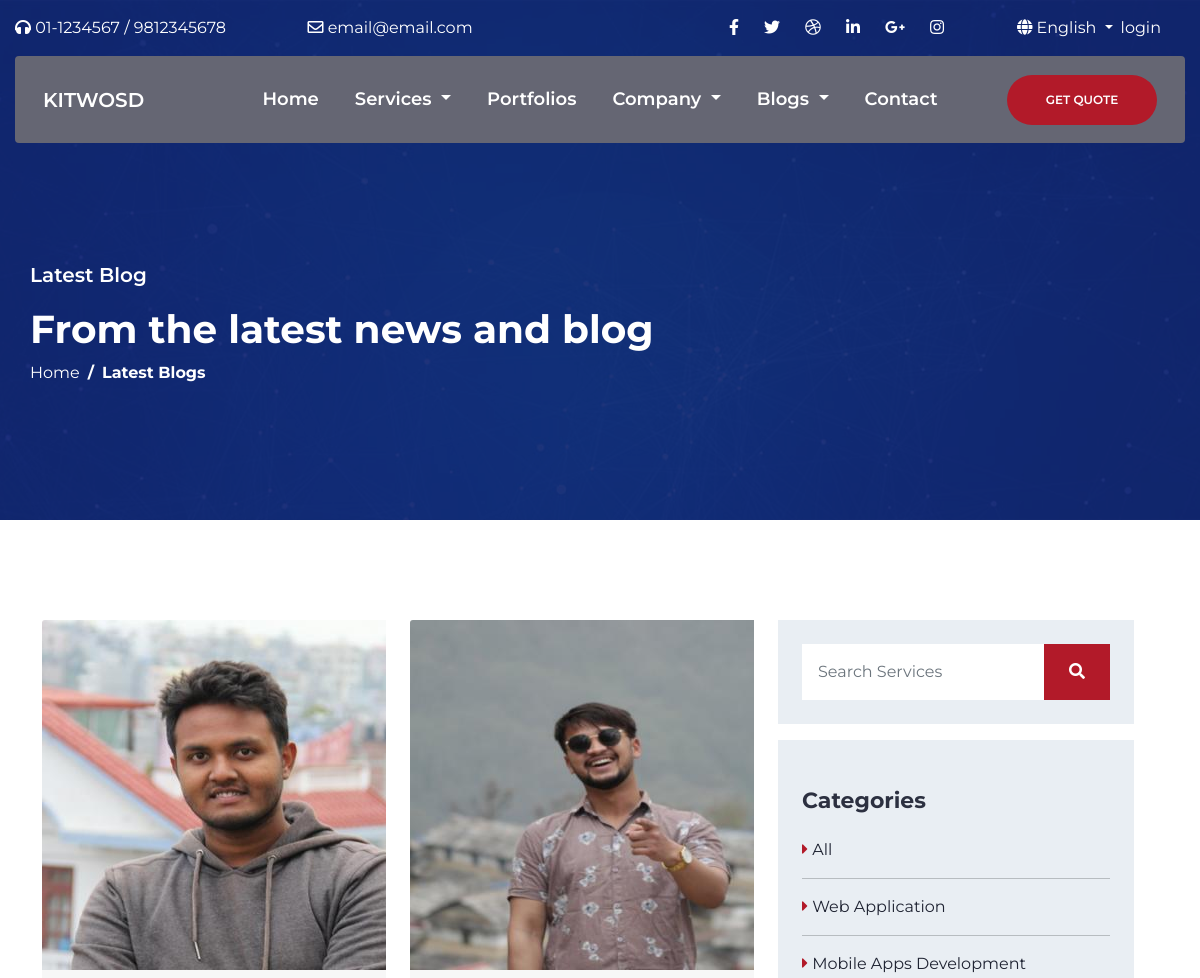
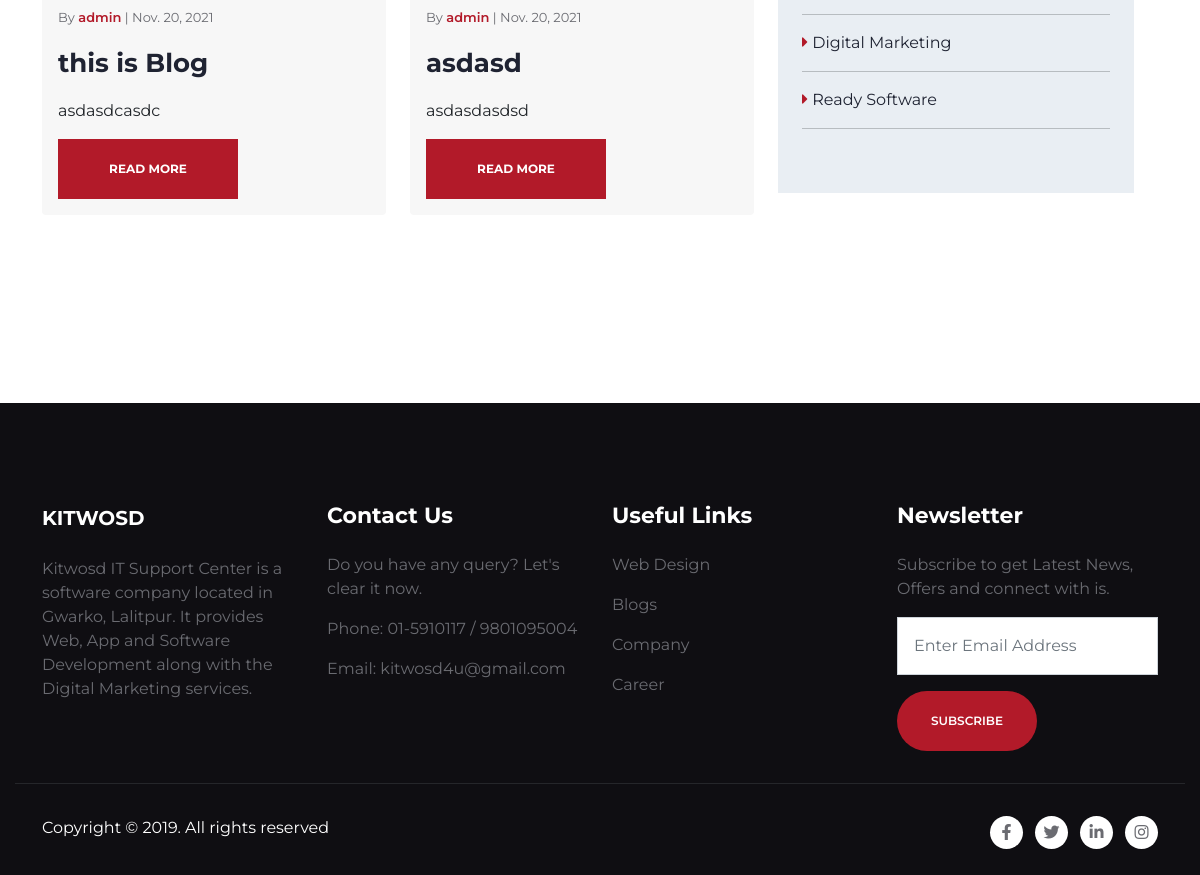
Screenshot of /blog/ with the database file from the repository (2 pictures, top to bottom).
### app/models.py (models this page shows, shortened)
class Blog(models.Model):
    title = models.CharField(max_length=250)
    blog_slug = models.SlugField(max_length=250, blank=True)
    image = models.ImageField(null=True, blank=True,upload_to='media/blogs/' ,default="default.jpg")
    created_by= models.ForeignKey(User, on_delete= models.CASCADE)
    published_date = models.DateField(auto_now_add=True)
    description = RichTextField(blank=True, null=True)
    vote = models.IntegerField()

class Category(models.Model):
    name= models.CharField(max_length=100)
    created = models.DateTimeField(auto_now_add=True)
    category_slug = models.SlugField(max_length=50, blank=True)
    description = models.CharField(max_length=250, blank=True)
    image = models.ImageField(null=True, blank=True,upload_to='category/' ,default="default.jpg")
    def get_url(self):
        return reverse('project_by_category', args=[self.category_slug])

### app/views.py (the view)
# urls.py: path('blog/', views.blog, name='blog'),
def blog(request):
    blog = Blog.objects.all()
    paginator = Paginator(blog,3)
    page = request.GET.get('page')
    paged_project = paginator.get_page(page)
    context={
        'blogs':paged_project
    }
    return render(request, 'kitwosd/blogs.html',context)

### app/context_processors.py (called while the page is built)
def menu_links(request):
    links = Category.objects.all()
    return dict(links=links)

### templates/kitwosd/blogs.html (shortened to what this page needs)
{% extends 'base.html' %}
{% load static %}
{% block content %}
    <section class="hero_2">
        <div class="container">
            <div class="hero-content">
                <p class="custom-fs-20 custom-fw-600 mb-3">Latest Blog</p>
                <h1 class="custom-fs-39 custom-fw-700">From the latest news and blog</h1>
                <nav aria-label="breadcrumb">
                    <ol class="breadcrumb">
                        <li class="breadcrumb-item"><a href="{% url 'home' %}">Home</a></li>
                        <li class="breadcrumb-item">Latest Blogs</li>
                    </ol>
                </nav>
            </div>
        </div>
    </section>
    <section>
        <div class="container">
            <div class="row">
                <div class="col-lg-8 mb-3 row">
                {% for blog in blogs %}
                    <div class="col-md-6 mb-4">
                        <div class="card blog-card">
                            <div class="img-wrap">
                                <img src="{{blog.image.url}}" class="card-img-top" alt="...">
                            </div>
                            <div class="card-body">
                                <p class="custom-text-light custom-fs-13">By <span
                                        class="custom-text-primary custom-fw-600">{{blog.created_by}}</span> | <span>{{blog.published_date}}</span></p>
                                <a href="/blog/{{blog.blog_slug}}"
                                    class="card-head custom-fs-26 my-2 custom-fw-700 custom-text-black">{{blog.title}}</a>
                                <p class="custom-fs-14 custom-text-dark my-3">{{blog.description|safe|truncatechars:20}}</p>
                                <a href="/blog/{{blog.blog_slug}}" class="custom-bg-primary btn-style-1 custom-fw-700">Read
                                    More</a>
                            </div>
                        </div>
                    </div>
                {% endfor %}
                </div>
                <div class="col-lg-4">
                    <div class="custom-bg-light-gray p-4 mb-3">
                        <form action="#" class="d-flex ">
                            <input type="search" name="search_services" placeholder="Search Services"
                                class="form-control rounded-0 border-0 p-3">
                            <button class="btn custom-bg-primary rounded-0 text-white px-4">
                                <i class="fas fa-search"></i>
                            </button>
                        </form>
                    </div>
                    <div class="custom-bg-light-gray px-4 py-5 my-3">
                        <h5 class="custom-fs-22 custom-text-dark custom-fw-700 mb-4">Categories</h5>
                        <ul class="ps-0">
                            <li class="mb-2"><a href="{% url 'portfolio' %}" class="custom-text-black "><i
                                        class="fas fa-caret-right custom-text-primary"></i> All</a>
                                <hr>
                            </li>
                            {% for category in links %}
                            <li class="mb-2"><a href="{{category.get_url}}" class="custom-text-black "><i
                                        class="fas fa-caret-right custom-text-primary"></i> {{category.name}}</a>
                                <hr>
                            </li>
                            {% endfor %}
                        </ul>
                    </div>
                </div>
            </div>
        </div>
    </section>
{% endblock content%}

### core/static/css/main.css (style rules this page uses)
:root { --custom-font-: 'Montserrat', sans-serif; --custom-primary: #B21A29; --custom-secondary: #656673; --custom-black: #1f2332; --custom-dark: #2c3040; --custom-white: #fff; --custom-gray: #837F88; --custom-light:#6a6b71; --custom-light-gray:#e9eef3; --custom-fs-8: 8px; --custom-fs-9: 9px; --custom-fs-10: 10px; --custom-fs-11: 11px; --custom-fs-12: 12px; --custom-fs-13: 13px; --custom-fs-14: 14px; --custom-fs-15: 15px; --custom-fs-16: 16px; --custom-fs-17: 17px; --custom-fs-18: 18px; --custom-fs-19: 19px; --custom-fs-20: 20px; --custom-fs-21: 21px; --custom-fs-22: 22px; --custom-fs-23: 23px; --custom-fs-24: 24px; --custom-fs-25: 25px; --custom-fs-26: 26px; --custom-fs-27: 27px; --custom-fs-28: 28px; --custom-fs-29: 29px; --custom-fs-30: 30px; --custom-fs-31: 31px; --custom-fs-32: 32px; --custom-fs-33: 33px; --custom-fs-34: 34px; --custom-fs-35: 35px; --custom-fs-36: 36px; --custom-fs-37: 37px; --custom-fs-38: 38px; --custom-fs-39: 39px; --custom-fs-47: 47.78px; --custom-fs-57: 57.33px; --custom-fw-100: 100; --custom-fw-200: 200; --custom-fw-300: 300 !important; --custom-fw-400: 400; --custom-fw-500: 500; --custom-fw-600: 600; --custom-fw-700: 700; --custom-fw-800: 800; --custom-fw-900: 900; --custom-transition: all 300ms ease-in-out; --box-shadow: 0px 1px 24px 8px rgba(20, 20, 20, 0.08); }
.custom-fs-13 { font-size: var(--custom-fs-13); }
.custom-fs-14 { font-size: var(--custom-fs-14); }
.custom-fs-20 { font-size: var(--custom-fs-20); }
.custom-fs-22 { font-size: var(--custom-fs-22); }
.custom-fs-26 { font-size: var(--custom-fs-26); }
.custom-fs-39 { font-size: var(--custom-fs-39); }
.custom-fw-600 { font-weight: var(--custom-fw-600) !important; }
.custom-fw-700 { font-weight: var(--custom-fw-700) !important; }
.custom-text-primary { color: var(--custom-primary) !important; }
.custom-text-black { color: var(--custom-black) !important; }
.custom-text-dark { color: var(--custom-dark) !important; }
.custom-text-light { color: var(--custom-light) !important; }
.custom-bg-primary { background-color: var(--custom-primary) !important; }
.custom-bg-light-gray { background-color: var(--custom-light-gray) !important; }
.btn-style-1 { min-width: 180px; height: 60px; display: -ms-grid; display: grid; place-items: center; }
.btn-style-1 { min-width: 140px; max-width: 180px !important; height: 60px; display: -ms-grid; display: grid; place-items: center; color: var(--custom-white); font-weight: 600; text-transform: uppercase; font-size: var(--custom-fs-12); -webkit-transition: var(--custom-transition); transition: var(--custom-transition); }
.blog-card { background-color: #f7f7f7; border: none; -webkit-transition: var(--custom-transition); transition: var(--custom-transition); position: relative; }
.blog-card::before { content: ""; position: absolute; bottom: -2px; right: -2px; left: 100%; top: 100%; border-right: 2px solid #b21a29; border-bottom: 2px solid #b21a29; visibility: hidden; z-index: -10; -webkit-transition: 0.5s; transition: 0.5s; }
.blog-card::after { content: ""; position: absolute; top: -2px; left: -2px; right: 100%; bottom: 100%; border-top: 2px solid #B21A29; border-left: 2px solid #B21A29; visibility: hidden; z-index: -10; -webkit-transition: 0.5s; transition: 0.5s; }
.blog-card .img-wrap { overflow: hidden; }
.blog-card .img-wrap img { -webkit-transition: var(--custom-transition); transition: var(--custom-transition); }
body { font-family: var(--custom-font-); }
section { padding: 100px 15px !important; }
ul { list-style: none; }
.hero_2 { height: 65vh; background: url(../img/hero-2-banner.jpg) no-repeat center center; background-size: cover; position: relative; }
.hero_2::after { content: ""; position: absolute; inset: 0; background-color: #13287e; opacity: 0.8; }
.hero_2 .container { position: relative; height: 100%; }
.hero_2 .hero-content { max-width: 800px; top: 50%; left: 0%; position: absolute; z-index: 100 !important; color: var(--custom-white); }
.hero_2 .hero-content .breadcrumb { font-size: var(--custom-fs-16); }
.hero_2 .hero-content .breadcrumb .breadcrumb-item a { color: white; }
.hero_2 .hero-content .breadcrumb .breadcrumb-item::before { color: white; }
.hero_2 .hero-content .breadcrumb .breadcrumb-item:not(:first-child) { font-weight: 700; }

### core/static/css/style.css (style rules this page uses)
.card img { height:350px; width: 400px; }

### rows the page displays
Blog: image (picture), created_by "admin", published_date "Nov. 20, 2021", title "this is Blog", description "asdasdcasdc"
Blog: image (picture), created_by "admin", published_date "Nov. 20, 2021", title "asdasd", description "asdasdasdsd"
Category: name "Web Application"
Category: name "Mobile Apps Development"
Category: name "Digital Marketing"
Category: name "Ready Software"
